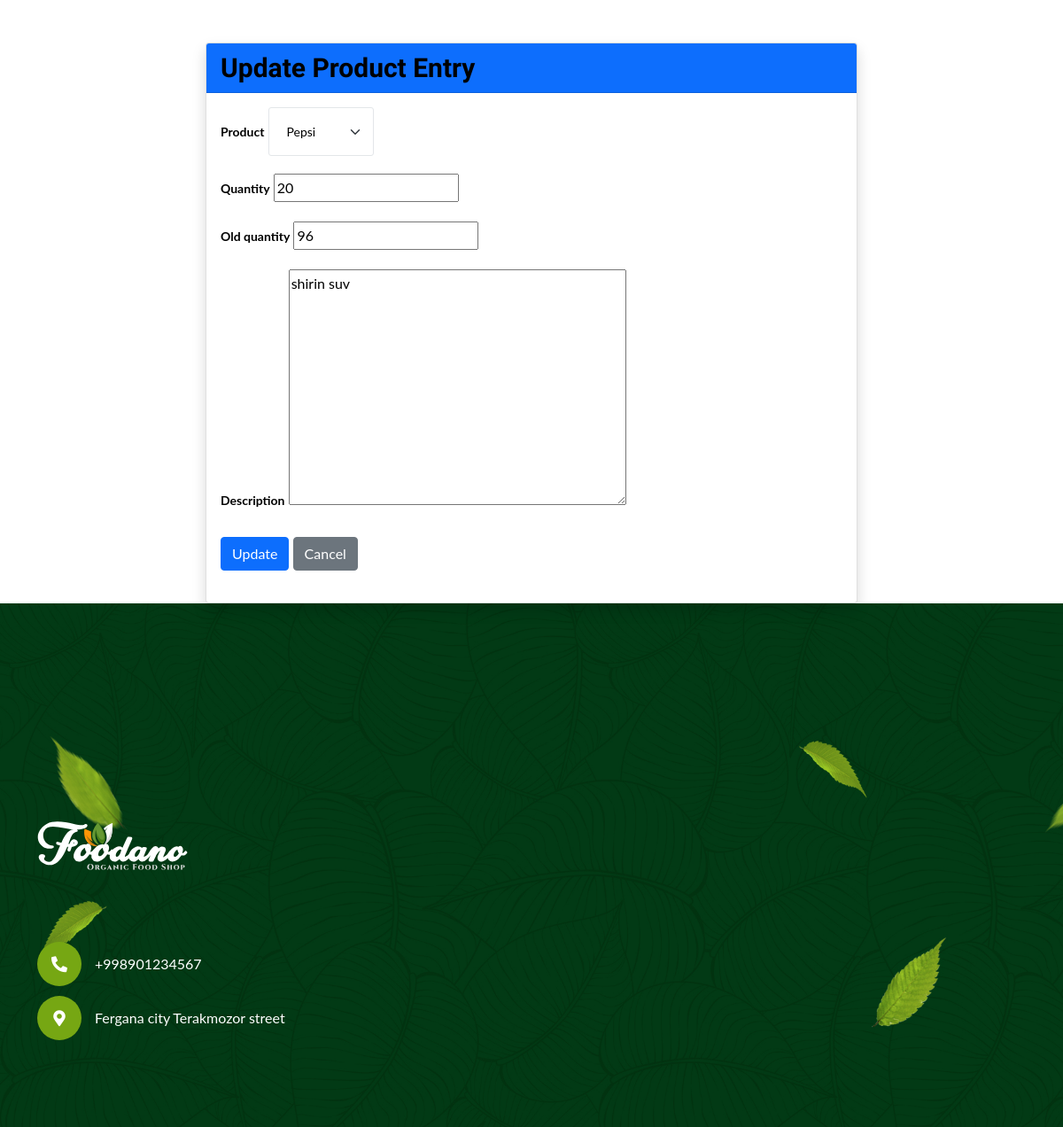
The app's page /main/update/5/ with its own data.
### Goods/models.py (models this page shows, shortened)
class ProductEnter(models.Model):
    product = models.ForeignKey(Product, on_delete=models.SET_NULL, null=True)
    quantity = models.IntegerField()
    old_quantity = models.IntegerField(blank=True, null=True, default=0)
    date = models.DateTimeField(auto_now_add=True)
    description = models.TextField()

### Goods/views.py (the view)
# urls.py: path('update/<int:pk>/', views.update, name='update_product_enter'),
def update(request, pk):
    product = get_object_or_404(models.ProductEnter, pk=pk)
    if request.method == 'POST':
        form = ProductEnterForm(request.POST, instance=product)
        if form.is_valid():
            form.save()
            return redirect('detail', pk=pk)
    else:
        form = ProductEnterForm(instance=product)
    context = {'form': form}
    return render(request, 'update.html', context)

### Goods/forms.py
class ProductEnterForm(forms.ModelForm):
    class Meta:
        model = ProductEnter
        fields = '__all__'

### Goods/models.py (called while the page is built)
    def __str__(self):
        return self.name

### templates/update.html (shortened to what this page needs)
{% extends 'base.html' %}
{% block content %}
<div class="container mt-5">
    <div class="row justify-content-center">
        <div class="col-md-8">
            <div class="card shadow">
                <div class="card-header bg-primary text-white">
                    <h3 class="mb-0">Update Product Entry</h3>
                </div>
                <div class="card-body">
                    <form method="post">
                        {% for field in form %}
                            <div class="form-group">
                                <label for="{{ field.id_for_label }}">{{ field.label }}</label>
                                {{ field }}
                            </div>
                        {% endfor %}
                        <div class="form-group mt-4">
                            <button type="submit" class="btn btn-primary">Update</button>
                            <a href="{% url 'list_product_enter' %}" class="btn btn-secondary">Cancel</a>
                        </div>
                    </form>
                </div>
            </div>
        </div>
    </div>
</div>
{% endblock %}

### records on screen
ProductEnter: form "Pepsi" "20" "96" "shirin suv"

### other values on screen
{{ field.label }} "Product" "Quantity" "Old quantity" "Description"
